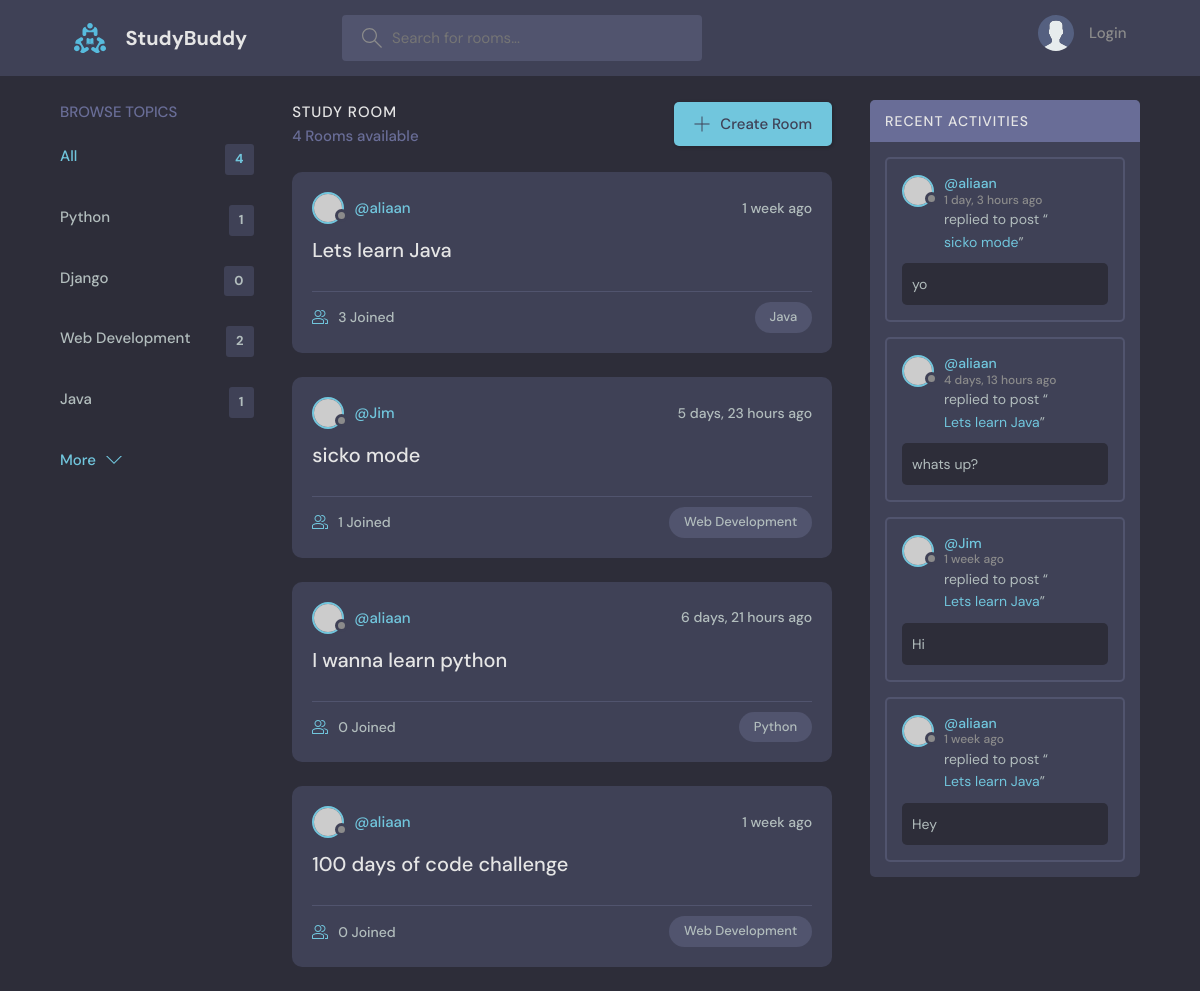
/, run on an earlier commit of the app's database.
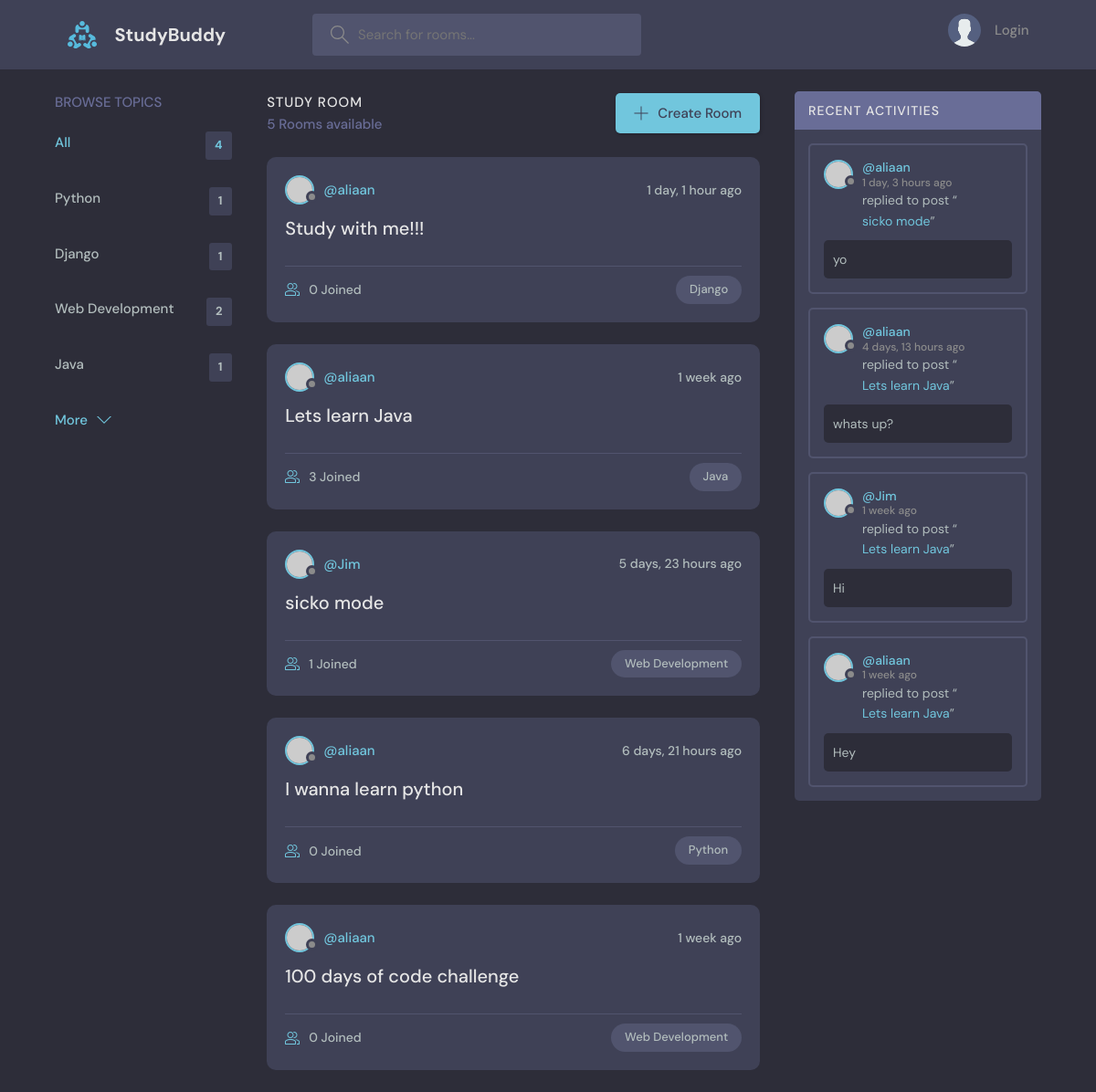
And on a later commit of the database.
### base/models.py (models this page shows, shortened)
class Topic(models.Model):
    name = models.CharField(max_length = 200) # Name of the topic

class Room(models.Model):
    host = models.ForeignKey(User, on_delete=models.SET_NULL, null = True) # The actual user that is connected. Relationship to a host.
    topic = models.ForeignKey(Topic, on_delete=models.SET_NULL, null = True) # A topic can have multiple rooms, but a room can only have one topic.
    name = models.CharField(max_length = 200) # Name of the room.
    description = models.TextField(null = True, blank = True) # Description of room. Makes sure the values can be left blank.
    participants = models.ManyToManyField(User, related_name='participants', blank = True)  # Stores all the users active in a room. Creates a many to many relationship.
    updated = models.DateTimeField(auto_now = True) # Takes a snapshot of anytime the table (model instance) is updated. Takes a timestamp every time room is updated.
    created = models.DateTimeField(auto_now_add = True) # Takes a timestamp of when the instance was created.
    class Meta:
        ordering = ['-updated', '-created']
    def __str__(self): # string representation of the room
        return self.name

class Message(models.Model):
    user = models.ForeignKey(User, on_delete=models.CASCADE) # User that is sending the message. Import user model from the django library.
    room = models.ForeignKey(Room, on_delete=models.CASCADE) # When the parent (room) is deleted, the children (messages) are also deleted.
    body = models.TextField() # the actual message
    updated = models.DateTimeField(auto_now = True) # Takes a snapshot of anytime the table (model instance) is updated. Takes a timestamp every time room is updated.
    created = models.DateTimeField(auto_now_add = True) # Takes a timestamp of when the instance was created.
    class Meta:
        ordering = ['-updated', '-created']

### base/views.py (the view)
# urls.py: path("", views.home, name = "home"),
def home(request):
    q = request.GET.get('q') if request.GET.get('q') != None else ''
    rooms = Room.objects.filter(
        Q(topic__name__icontains=q) |
        Q(name__icontains=q) |
        Q(description__icontains=q)
        )  # we can now search by three different values: topic_name, name and description.
    topics = Topic.objects.all()
    room_count = rooms.count()
    room_messages = Message.objects.filter(Q(room__topic__name__icontains=q))
    context = {"rooms" : rooms, 'topics': topics,
               'room_count' : room_count, 'room_messages': room_messages}
    return render(request, "base/home.html", context)

### base/templates/base/home.html (shortened to what this page needs)
{% extends "main.html" %}
{% block content %}
    <main class="layout layout--3">
      <div class="container">
        {% include 'base/topic_component.html' %}
        <div class="roomList">
          <div class="roomList__header">
            <div>
              <h2>Study Room</h2>
              <p>{{room_count}} Rooms available</p>
            </div>
            <a class="btn btn--main" href="{% url 'create-room' %}">
              <svg version="1.1" xmlns="http://www.w3.org/2000/svg" width="32" height="32" viewBox="0 0 32 32">
                <title>add</title>
                <path
                  d="M16.943 0.943h-1.885v14.115h-14.115v1.885h14.115v14.115h1.885v-14.115h14.115v-1.885h-14.115v-14.115z"
                ></path>
              </svg>
              Create Room
            </a>
          </div>
          {% include 'base/feed_component.html' %}
        </div>
        {% include 'base/activity_component.html' %}
      </div>
    </main>
    {% endblock %}

### base/templates/base/topic_component.html
<div class="topics">
    <div class="topics__header">
      <h2>Browse Topics</h2>
    </div>
    <ul class="topics__list">
      <li>
        <a href="{% url 'home' %}" class="active">All <span>{{topics.count}}</span></a>
      </li>
      {% for topic in topics %}
      <li>
        <a href=""{% url 'home'  %}?q={{topic.name}}"">{{topic.name}} <span>{{topic.room_set.all.count}}</span></a>
      </li>
      {% endfor %}
    </ul>
    <a class="btn btn--link" href="topics.html">
      More
      <svg version="1.1" xmlns="http://www.w3.org/2000/svg" width="32" height="32" viewBox="0 0 32 32">
        <title>chevron-down</title>
        <path d="M16 21l-13-13h-3l16 16 16-16h-3l-13 13z"></path>
      </svg>
    </a>
  </div>

### base/templates/base/feed_component.html (shortened to what this page needs)
{% for room in rooms %}
<div class="roomListRoom">
    <div class="roomListRoom__header">
      <a href="{% url 'user-profile' room.host.id %}" class="roomListRoom__author">
        <div class="avatar avatar--small">
          <img src="https://randomuser.me/api/portraits/women/11.jpg" />
        </div>
        <span>@{{room.host.username}}</span>
      </a>
      <div class="roomListRoom__actions">
        <span>{{room.created|timesince}} ago</span>
      </div>
    </div>
    <div class="roomListRoom__content">
      <a href="{% url 'room' room.id %}">{{room.name}}</a>
    </div>
    <div class="roomListRoom__meta">
      <a href="{% url 'room' room.id %}" class="roomListRoom__joined">
        {{room.participants.all.count}} Joined
      </a>
      <p class="roomListRoom__topic">{{room.topic.name}}</p>
    </div>
</div>
{% endfor %}

### base/templates/base/activity_component.html (shortened to what this page needs)
<div class="activities">
    <div class="activities__header">
      <h2>Recent Activities</h2>
    </div>
    {% for message in room_messages %}
    <div class="activities__box">
      <div class="activities__boxHeader roomListRoom__header">
        <a href="{% url 'user-profile' message.user.id %}" class="roomListRoom__author">
          <div class="avatar avatar--small">
            <img src="https://randomuser.me/api/portraits/women/11.jpg" />
          </div>
          <p>
            @{{message.user}}
            <span>{{message.created|timesince}} ago</span>
          </p>
        </a>
      </div>
      <div class="activities__boxContent">
        <p>replied to post “<a href="{% url 'room' message.room.id %}">{{message.room}}</a>”</p>
        <div class="activities__boxRoomContent">
            {{message.body}}
        </div>
      </div>
    </div>
    {% endfor %}
</div>

What changed in the data, as far as the page shows it:
computed for Topic "Django": room_set.all.count "0" → "1"
added Room: host.username "aliaan", created "1 day, 1 hour", name "Study with me!!!", participants.all.count "0", topic.name "Django"
Also different on the page:
{{ room_count }}: "4" → "5"
